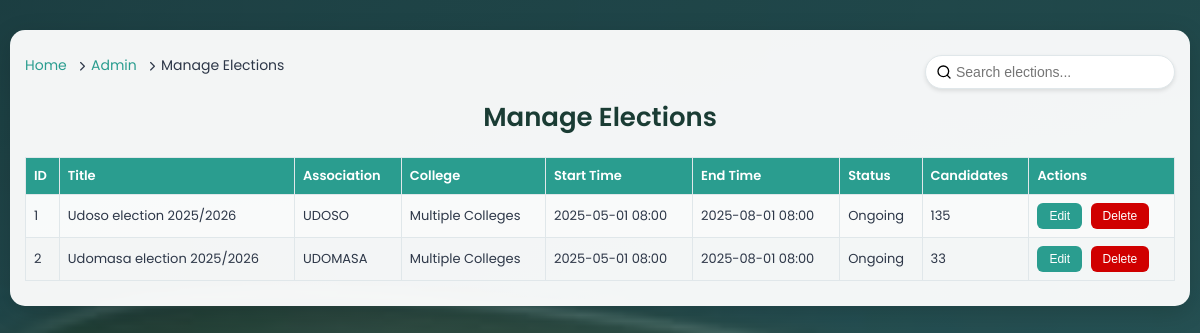
Screenshot of /admin-operations/edit-election.php (signed in) with the database file from the repository.
### tables this page shows
CREATE TABLE `elections` (
  `election_id` int NOT NULL AUTO_INCREMENT,
  `association` varchar(10) NOT NULL,
  `start_time` datetime NOT NULL,
  `end_time` datetime NOT NULL,
  `status` enum('upcoming','ongoing','completed') DEFAULT 'upcoming',
  `created_at` timestamp NULL DEFAULT CURRENT_TIMESTAMP,
  `title` varchar(500) DEFAULT NULL,
  `description` text,
  PRIMARY KEY (`election_id`)
);

### admin-operations/edit-election.php (the view, shortened to what this page needs)
<?php
$host = 'localhost';
$dbname = 'smartuchaguzi_db';
$username = 'root';
$password = 'Leonida1972@@@@';
try {
    $pdo = new PDO("mysql:host=$host;dbname=$dbname", $username, $password);
    $pdo->setAttribute(PDO::ATTR_ERRMODE, PDO::ERRMODE_EXCEPTION);
} catch (PDOException $e) {
    error_log("Connection failed: " . $e->getMessage());
    die("Connection failed. Please try again later.");
}
$errors = [];
$elections = [];
try {
    $stmt = $pdo->query("
        SELECT
            e.election_id,
            e.title,
            e.association,
            CASE
                WHEN COUNT(DISTINCT ep.college_id) > 1 THEN 'Multiple Colleges'
                WHEN COUNT(ep.college_id) = 0 THEN 'N/A'
                ELSE MAX(c.name)
            END AS college_name,
            e.start_time,
            e.end_time,
            e.description,
            e.status,
            COALESCE((SELECT COUNT(*) FROM candidates ca WHERE ca.election_id = e.election_id), 0) AS candidate_count
        FROM elections e
        LEFT JOIN electionpositions ep ON e.election_id = ep.election_id
        LEFT JOIN colleges c ON ep.college_id = c.college_id
        GROUP BY e.election_id, e.title, e.association, e.start_time, e.end_time, e.description, e.status
        ORDER BY e.created_at DESC"
    );
    $elections = $stmt->fetchAll(PDO::FETCH_ASSOC);
} catch (PDOException $e) {
    error_log("Fetch elections failed: " . $e->getMessage());
    $errors[] = "Failed to load elections.";
}
?>
<!DOCTYPE html>
<html lang="en">
<head>
    <link rel="stylesheet" href="https://cdnjs.cloudflare.com/ajax/libs/font-awesome/6.0.0/css/all.min.css">
</head>
<body>
    <div class="container">
        <div class="breadcrumb">
            <a href="../index.html">Home</a> <i class="fas fa-chevron-right"></i>
            <a href="../admin-dashboard.php">Admin</a> <i class="fas fa-chevron-right"></i>
            <span>Manage Elections</span>
        </div>
        <h2>Manage Elections</h2>
        <div class="search-bar">
            <input type="text" id="searchInput" placeholder="Search elections..." onkeyup="filterTable()">
        </div>
        <?php if (empty($elections)): ?>
            <p class="no-elections">No elections available to manage. Please add an election using the <a href="add-election.php" style="color: #2a9d8f;">Add Election</a> page.</p>
        <?php else: ?>
            <table id="electionTable">
                <tr>
                    <th>ID</th>
                    <th>Title</th>
                    <th>Association</th>
                    <th>College</th>
                    <th>Start Time</th>
                    <th>End Time</th>
                    <th>Status</th>
                    <th>Candidates</th>
                    <th>Actions</th>
                </tr>
                <?php foreach ($elections as $election): ?>
                    <tr>
                        <td><?php echo htmlspecialchars($election['election_id']); ?></td>
                        <td><?php echo htmlspecialchars($election['title'] ?? 'N/A'); ?></td>
                        <td><?php echo htmlspecialchars($election['association']); ?></td>
                        <td><?php echo htmlspecialchars($election['college_name']); ?></td>
                        <td><?php echo htmlspecialchars(date('Y-m-d H:i', strtotime($election['start_time']))); ?></td>
                        <td><?php echo htmlspecialchars(date('Y-m-d H:i', strtotime($election['end_time']))); ?></td>
                        <td><?php echo htmlspecialchars(ucfirst($election['status'])); ?></td>
                        <td><?php echo htmlspecialchars($election['candidate_count']); ?></td>
                        <td>
                            <button class="edit-btn" onclick="editElection(<?php echo $election['election_id']; ?>, '<?php echo addslashes($election['title'] ?? ''); ?>', '<?php echo addslashes($election['association']); ?>', '<?php echo addslashes($election['college_name']); ?>', '<?php echo addslashes($election['start_time']); ?>', '<?php echo addslashes($election['end_time']); ?>', '<?php echo addslashes($election['description'] ?? ''); ?>')">Edit</button>
                            <form method="POST" action="" style="display:inline;">
                                <button type="submit" class="delete-btn" onclick="return confirm('Are you sure you want to delete this election? This action cannot be undone.');">Delete</button>
                            </form>
                        </td>
                    </tr>
                <?php endforeach; ?>
            </table>
        <?php endif; ?>
    </div>
</body>
</html>

### admin-operations/edit-election.php (style rules this page uses)
body { font-family: 'Poppins', sans-serif; background: linear-gradient(135deg, rgba(26, 60, 52, 0.8), rgba(34, 78, 68, 0.8)), url('images/cive.jpeg'); background-size: cover; background-attachment: fixed; color: #2d3748; min-height: 100vh; margin: 0; padding: 10px; display: flex; justify-content: center; align-items: flex-start; }
.container { max-width: 1200px; width: 100%; margin: 20px auto; background: rgba(255, 255, 255, 0.95); padding: 25px 15px; border-radius: 15px; box-shadow: 0 6px 25px rgba(0, 0, 0, 0.15); transition: transform 0.3s ease; position: relative; }
h2 { text-align: center; color: #1a3c34; margin-bottom: 20px; font-size: 26px; font-weight: 600; }
.search-bar { position: absolute; top: 25px; right: 15px; width: 250px; display: flex; align-items: center; }
.search-bar input { width: 100%; padding: 8px 12px 8px 30px; border: 1px solid #e0e7ea; border-radius: 20px; font-size: 14px; background-size: 16px; box-shadow: 0 2px 4px rgba(0, 0, 0, 0.1); transition: border-color 0.3s ease, box-shadow 0.3s ease; }
.breadcrumb { margin-bottom: 15px; font-size: 14px; display: flex; align-items: center; }
.breadcrumb a { color: #2a9d8f; text-decoration: none; margin-right: 6px; transition: color 0.3s ease; }
.breadcrumb span { color: #2d3748; margin-right: 6px; }
.breadcrumb i { margin: 0 6px; color: #2d3748; font-size: 10px; }
table { width: 100%; border-collapse: collapse; margin-top: 15px; }
th, td { padding: 8px; border: 1px solid #e0e7ea; text-align: left; font-size: 13px; }
th { background: #2a9d8f; color: #fff; font-weight: 600; }
td:nth-child(2) { max-width: 200px; word-wrap: break-word; word-break: break-all; }
tr:nth-child(even) { background: rgba(255, 255, 255, 0.5); }
.edit-btn { background: #2a9d8f; color: #fff; padding: 6px 12px; border: none; border-radius: 6px; cursor: pointer; font-size: 12px; font-weight: 500; transition: background 0.3s ease, transform 0.2s ease; margin-right: 5px; }
.delete-btn { background: #d00000; color: #fff; padding: 6px 12px; border: none; border-radius: 6px; cursor: pointer; font-size: 12px; font-weight: 500; transition: background 0.3s ease, transform 0.2s ease; }

### rows the page displays
elections: election_id "1", title "Udoso election 2025/2026", association "UDOSO", college_name "Multiple Colleges", start_time "2025-05-01 08:00", end_time "2025-08-01 08:00", status "Ongoing", candidate_count "135"
elections: election_id "2", title "Udomasa election 2025/2026", association "UDOMASA", college_name "Multiple Colleges", start_time "2025-05-01 08:00", end_time "2025-08-01 08:00", status "Ongoing", candidate_count "33"
